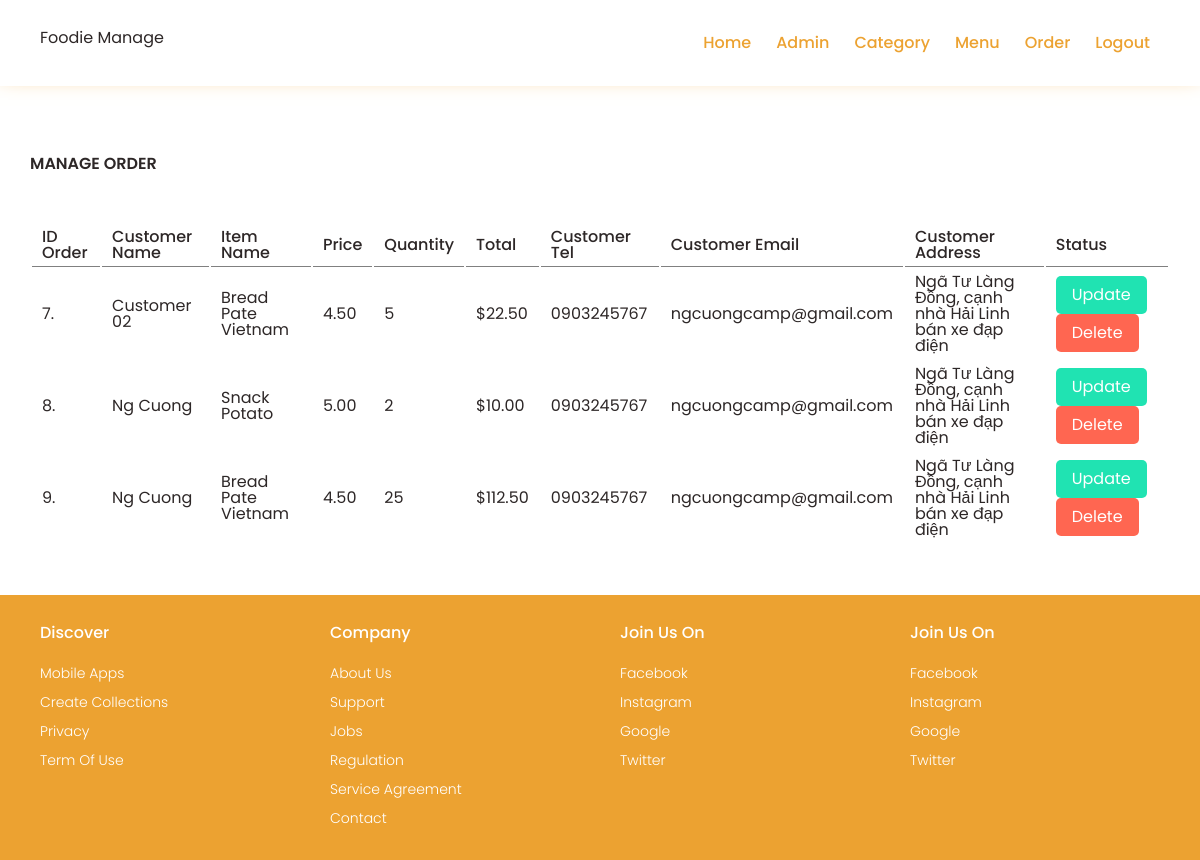
The app's page /admin/manage-order.php (signed in) with its own data.
### tables this page shows
CREATE TABLE `tbl_order` (
  `id` int(10) UNSIGNED NOT NULL,
  `item` varchar(150) NOT NULL,
  `price` decimal(10,2) NOT NULL,
  `qty` int(11) NOT NULL,
  `total` decimal(10,2) NOT NULL,
  `order_date` datetime NOT NULL,
  `status` varchar(50) NOT NULL,
  `customer_name` varchar(150) NOT NULL,
  `customer_tel` varchar(20) NOT NULL,
  `customer_email` varchar(150) NOT NULL,
  `customer_address` varchar(255) NOT NULL
);

### admin/manage-order.php (the view, shortened to what this page needs)
<?php include 'components/header.inc.php' ?>
<section class="main-content">
    <div class="container-center">
        <h3>Manage Order</h3>
        <table class="tbl-full">
            <tr>
                <th>ID Order</th>
                <th>Customer name</th>
                <th>Item Name</th>
                <th>Price</th>
                <th>Quantity</th>
                <th>Total</th>
                <th>Customer tel</th>
                <th>Customer email</th>
                <th>Customer address</th>
                <th>Status</th>
            </tr>
            <?php
            $sql = "SELECT * FROM tbl_order";
            $res = mysqli_query($conn, $sql);
            $count  = mysqli_num_rows($res);
            if ($count > 0) {
                while ($row = mysqli_fetch_assoc($res)) {
                    $id = $row['id'];
                    $customer_name = $row['customer_name'];
                    $customer_tel = $row['customer_tel'];
                    $customer_email = $row['customer_email'];
                    $customer_address = $row['customer_address'];
                    $item_name = $row['item'];
                    $price = $row['price'];
                    $total = $row['total'];
                    $qty = $row['qty'];
            ?>
                    <tr>
                        <td><?php echo $id ?>.</td>
                        <td><?php echo $customer_name ?></td>
                        <td><?php echo $item_name ?></td>
                        <td><?php echo $price ?></td>
                        <td><?php echo $qty ?></td>
                        <td>$<?php echo $total ?></td>
                        <td><?php echo $customer_tel ?></td>
                        <td><?php echo $customer_email ?></td>
                        <td><?php echo $customer_address ?></td>
                        <td>
                            <a href="<?php echo SITEURL; ?>admin/update-order.php?id=<?php echo $id ?>" class="btn btn--primary">
                                Update
                            </a>
                            <a href="<?php echo SITEURL; ?>admin/delete-order.php?id=<?php echo $id ?>" class="btn btn--secondary">
                                Delete
                            </a>
                        </td>
                    </tr>
            <?php
                }
            } else {
                echo "<p class='notify error'>Not found category data.</p>";
            }
            ?>
        </table>
    </div>
</section>
<?php include 'components/footer.inc.php' ?>

### css/index.css (style rules this page uses)
:root { --primary-color: #eca231; --secondary-color: #ff6651; --white-color: #fff; --text-color: #2d2727; --black: #2d2727; }
*, *:before, *:after { box-sizing: border-box; }
* { margin: 0; padding: 0; font: inherit; scroll-behavior: smooth; }
html { font-family: "Poppins", sans-serif; font-size: 62.5%; }
body { min-height: 100vh; font-weight: 400; font-size: 1.6rem; line-height: 1; color: var(--text-color); }
a { color: inherit; text-decoration: none; display: block; transition: all 0.3s linear; -webkit-transition: all 0.3s linear; -moz-transition: all 0.3s linear; -ms-transition: all 0.3s linear; -o-transition: all 0.3s linear; }
.container-center { max-width: 1200px; min-width: 90%; margin: 0 auto; padding: 1rem 3rem; }

### css/admin.css (style rules this page uses)
.main-content h3 { text-transform: uppercase; font-weight: 600; padding: 2rem 0; margin-bottom: 2rem; }
.main-content .btn { padding: 1rem 1.5rem; border: 0.1rem solid transparent; transition: all 0.3s ease-in-out; -webkit-transition: all 0.3s ease-in-out; -moz-transition: all 0.3s ease-in-out; -ms-transition: all 0.3s ease-in-out; -o-transition: all 0.3s ease-in-out; border-radius: 0.5rem; -webkit-border-radius: 0.5rem; -moz-border-radius: 0.5rem; -ms-border-radius: 0.5rem; -o-border-radius: 0.5rem; }
.main-content .btn--primary { background-color: #20e3b2; color: var(--white-color); display: inline-block; }
.main-content .btn--secondary { background-color: #ff6651; color: var(--white-color); display: inline-block; }
.tbl-full { display: block; width: 100%; margin-top: 3rem; overflow: scroll; }
table tr th { border-bottom: 1px solid gray; padding: 0.5rem 1rem; }
table tr td { padding: 0.5rem 1rem; max-width: 40rem; }
table th { text-align: left; font-weight: 500; text-transform: capitalize; }

### records on screen
tbl_order: id "7", customer_name "Customer 02", item "Bread Pate Vietnam", price "4.50", qty "5", total "22.50", customer_tel "0903245767", customer_email "ngcuongcamp@gmail.com", customer_address "Ngã Tư Làng Đồng, cạnh nhà Hải Linh bán xe đạp điện"
tbl_order: id "8", customer_name "Ng Cuong", item "Snack Potato", price "5.00", qty "2", total "10.00", customer_tel "0903245767", customer_email "ngcuongcamp@gmail.com", customer_address "Ngã Tư Làng Đồng, cạnh nhà Hải Linh bán xe đạp điện"
tbl_order: id "9", customer_name "Ng Cuong", item "Bread Pate Vietnam", price "4.50", qty "25", total "112.50", customer_tel "0903245767", customer_email "ngcuongcamp@gmail.com", customer_address "Ngã Tư Làng Đồng, cạnh nhà Hải Linh bán xe đạp điện"
